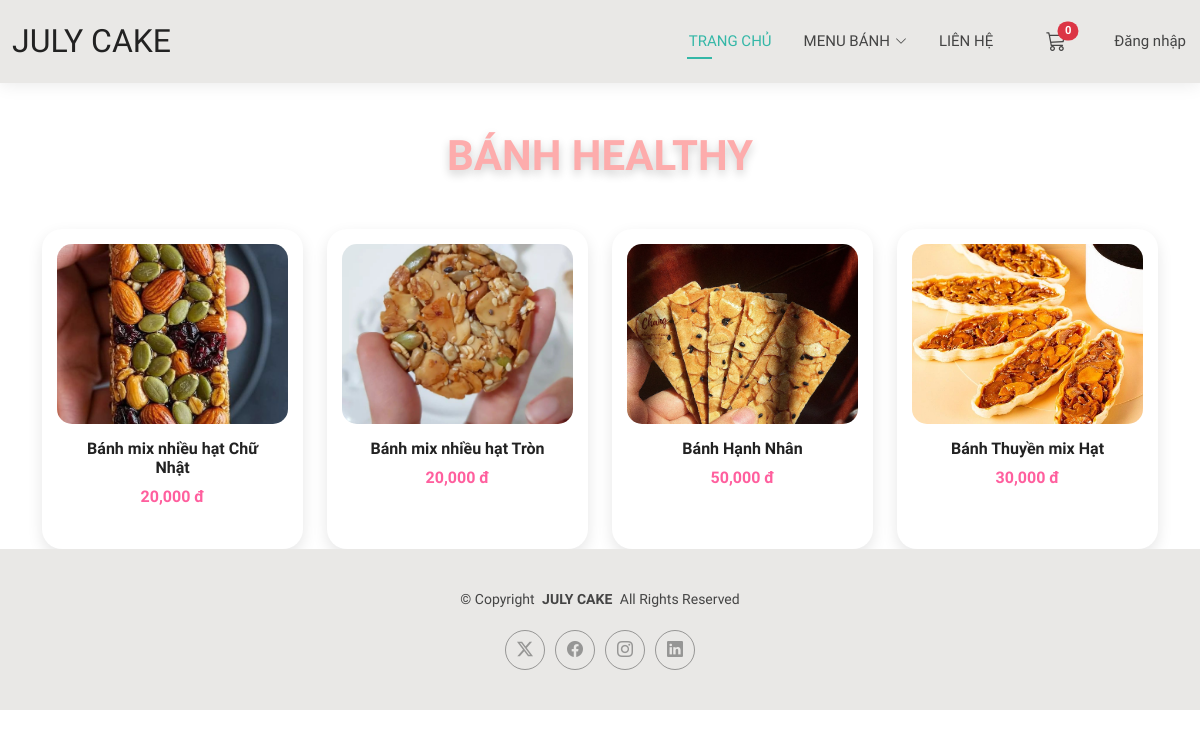
The page /products/category/banh-healthy/ on the database its author committed.
### products/models.py (models this page shows, shortened)
class Category(models.Model):
    name = models.CharField(max_length=200)
    slug = models.SlugField(max_length=200, unique=True, blank=True)
    image = models.ImageField(upload_to='categories/', blank=True, null=True)
    class Meta:
        verbose_name = "Category"
        verbose_name_plural = "Categories"

class Product(models.Model):
    name = models.CharField(max_length=255)
    slug = models.SlugField(max_length=255, unique=True, blank=True)
    description = models.TextField(blank=True)
    price = models.DecimalField(max_digits=12, decimal_places=3, default=0)
    stock = models.PositiveIntegerField(default=0)
    image = models.ImageField(upload_to='products/', null=True, blank=True)
    categories = models.ManyToManyField(Category, related_name='products', blank=True)
    created_at = models.DateTimeField(auto_now_add=True)
    sizes = models.ManyToManyField(CakeSize, blank=True)
    class Meta:
        ordering = ['-created_at']

### products/views.py (the view)
# urls.py: path("category/<slug:slug>/", views.products_by_category, name="products_by_category"),
def products_by_category(request, slug):
    category = Category.objects.filter(slug=slug).first()
    if not category:
        return render(request, 'products/products_by_category.html', {
            'category': None,
            'products': [],
            'error': 'Danh mục không tồn tại.'
        })
    products = Product.objects.filter(categories=category)
    return render(request, 'products/products_by_category.html', {
        'category': category,
        'products': products
    })

### cart/context_processors.py (called while the page is built)
def cart_count(request):
    if getattr(request, 'user', None) and request.user.is_authenticated:
        total = CartItem.objects.filter(cart__user=request.user).aggregate(total=Sum('quantity'))['total'] or 0
    else:
        cart = request.session.get('cart', {})
        try:
            total = sum(int(item.get('quantity', 0) or 0) for item in cart.values())
        except Exception:
            total = 0
    return {'cart_count': int(total)}

### products/templates/products/products_by_category.html
{% extends 'base.html' %}
{% load humanize %}
{% load static %}
{% block extra_css %}
<link rel="stylesheet" href="{% static 'products/css/product.css' %}">
{% endblock %}
{% block content %}
<div class="container mt-5">
          {% if error %}
          <div class="alert alert-warning text-center mt-4">
            {{ error }}
          </div>
        {% else %}
          <h2 class="hero-title d-flex align-items-center justify-content-center mb-5">
            <span>{{ category.name|upper }}</span>
          </h2>
        {% endif %}
  {% if not error %}
  <div class="row g-4">
    {% for product in products %}
      <div class="col-lg-3 col-md-4 col-sm-6">
        <div class="product-card">
          <div class="product-thumb">
            <a href="{% url 'products:product_detail' product.slug %}">
              {% if product.image %}
                <img src="{{ product.image.url }}" alt="{{ product.name }}">
              {% else %}
                <img src="{% static 'assets/img/default.jpg' %}" alt="No Image">
              {% endif %}
            </a>
          </div>
          <div class="product-body">
            <h6>{{ product.name }}</h6>
            <p class="price">{{ product.price|floatformat:"0"|intcomma }} đ</p>
          </div>
        </div>
      </div>
    {% empty %}
      <p class="text-center text-muted">Danh mục này chưa có sản phẩm.</p>
    {% endfor %}
  </div>
{% endif %}
</div>
{% endblock %}

### first_project/static/assets/css/main.css (style rules this page uses)
:root { --default-font: "Roboto", system-ui, -apple-system, "Segoe UI", Roboto, "Helvetica Neue", Arial, "Noto Sans", "Liberation Sans", sans-serif, "Apple Color Emoji", "Segoe UI Emoji", "Segoe UI Symbol", "Noto Color Emoji"; --heading-font: "Raleway", sans-serif; --nav-font: "Poppins", sans-serif; }
:root { --background-color: #ffffff; --default-color: #444444; --heading-color: #222222; --accent-color: #34b7a7; --surface-color: #ffffff; --contrast-color: #ffffff; }
:root { --nav-color: #444444; --nav-hover-color: #34b7a7; --nav-mobile-background-color: #ffffff; --nav-dropdown-background-color: #ffffff; --nav-dropdown-color: #444444; --nav-dropdown-hover-color: #34b7a7; }
:root { scroll-behavior: smooth; }
body { color: var(--default-color); background-color: var(--background-color); font-family: var(--default-font); }
a { color: var(--accent-color); text-decoration: none; transition: 0.3s; }
h1, h2, h3, h4, h5, h6 { color: var(--heading-color); font-family: var(--heading-font); }

### products/static/products/css/product.css (style rules this page uses)
* { font-family: 'Be Vietnam Pro', -apple-system, BlinkMacSystemFont, "Segoe UI", Roboto, "Helvetica Neue", Arial, sans-serif !important; }
.product-card { background:#fff; border-radius:18px; overflow:hidden; box-shadow:0 10px 25px rgba(0,0,0,0.08); transition:0.3s; height:100%; }
.product-card img { width:100%; height:200px; object-fit:cover; transition:0.3s; }
.product-body { padding:15px; text-align:center; }
.product-body h6 { font-weight:600; margin-bottom:8px; }
.product-body .price { color:#ff5f9e; font-weight:700; margin-bottom:10px; }
.hero-title { color: #FDACAC; font-size:42px; font-weight:700; text-shadow:0 4px 10px rgba(0,0,0,0.2); }
.product-card { background: #fff; border-radius: 20px; padding: 15px; text-align: center; box-shadow: 0 6px 15px rgba(0,0,0,0.1); transition: 0.3s; }
.product-card img { width: 100%; height: 180px; object-fit: cover; border-radius: 15px; }
.product-card p { color: #e53935; font-weight: 700; }

### rows shown on the page
Category: name "BÁNH HEALTHY"
Product: image (picture), name "Bánh mix nhiều hạt Chữ Nhật", price "20,000"
Product: image (picture), name "Bánh mix nhiều hạt Tròn", price "20,000"
Product: image (picture), name "Bánh Hạnh Nhân", price "50,000"
Product: image (picture), name "Bánh Thuyền mix Hạt", price "30,000"
